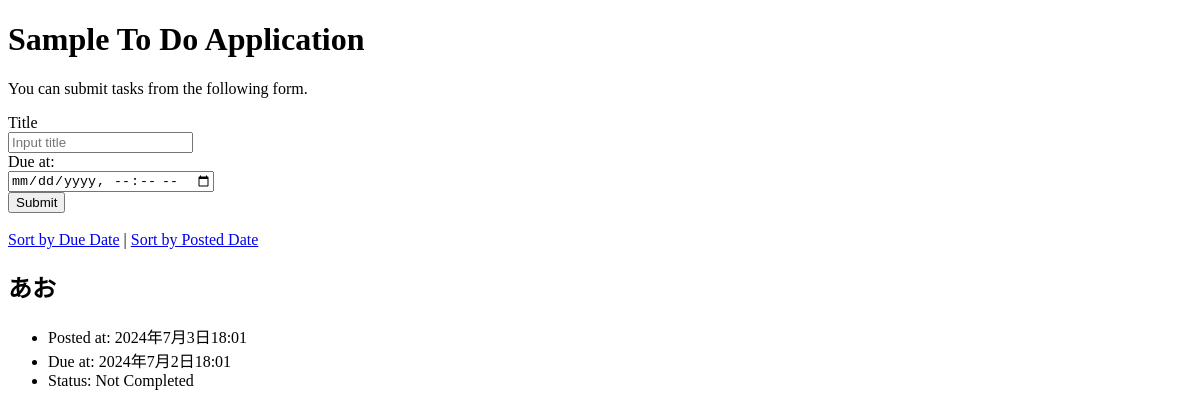
The app's page /, older data.
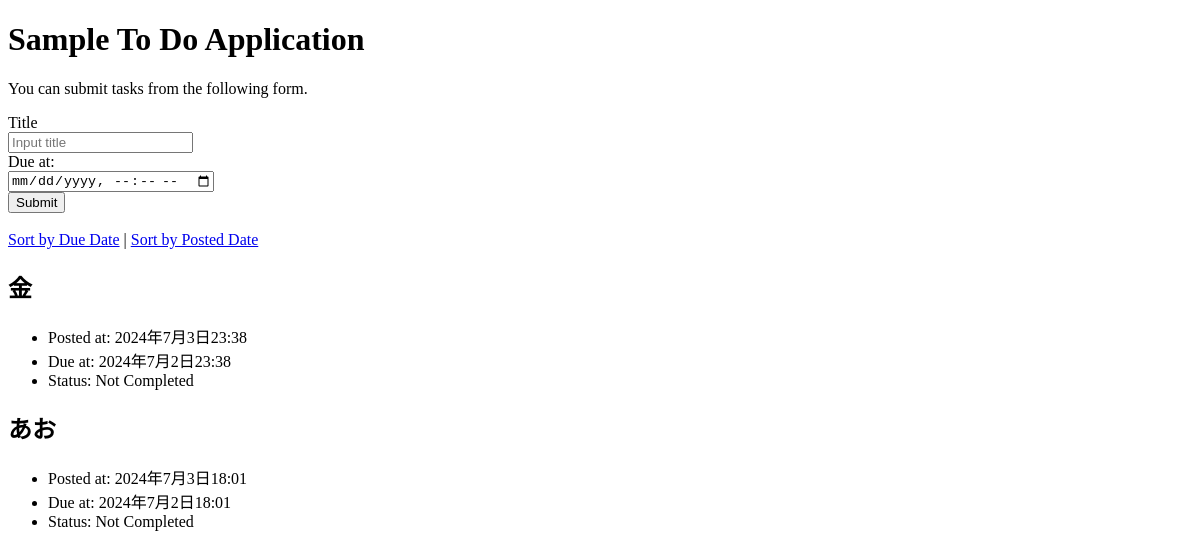
The same page, newer data.
### todo/models.py (models this page shows, shortened)
class Task(models.Model):
    title = models.CharField(max_length= 100)
    completed = models.BooleanField(default = False)
    posted_at = models.DateTimeField(default = timezone.now)
    due_at = models.DateTimeField(null = True, blank = True)

### todo/views.py (the view)
# urls.py: path('', todo_views.index, name='index'),
def index(request):
    if request.method == 'POST':
        task = Task(title=request.POST['title'],due_at = make_aware(parse_datetime(request.POST['due_at'])))
        task.save()
    if request.GET.get('order') == 'due':
        tasks = Task.objects.order_by('due_at')
    else:
        tasks = Task.objects.order_by('-posted_at')
    context = {
        'tasks' : tasks
    }
    return render(request, 'todo/index.html', context)

### todo/templates/todo/index.html (shortened to what this page needs)
{% load static %}
<!DOCTYPE html>
<html lang="ja">
  <head>
  </head>
  <body>
    <h1>Sample To Do Application</h1>
    <p>You can submit tasks from the following form.</p>
    <form action="{% url 'index' %}" method="post">
      <div>
        <label for="titleInput">Title</label><br>
        <input id="titleInput" name="title" type="text" placeholder="Input title">
      </div>
      <div>
        <label for="dueInput">Due at:</label><br>
        <input id="dueInput" name="due_at" type="datetime-local">
      </div>
      <div>
        <button type="submit">Submit</button>
      </div>
    </form>
    <br>
    <div>
      <a href="{% url 'index' %}?order=due">Sort by Due Date</a> |
      <a href="{% url 'index' %}?order=post">Sort by Posted Date</a>
    </div>
    {% for task in tasks %}
    <div class="text">
      <h2>{{ task.title }}</h2>
      <ul>
        <li>Posted at: {{ task.posted_at }}</li>
        {% if task.due_at %}
        <li>Due at: {{ task.due_at }}</li>
        {% endif %}
        {% if task.completed %}
        <li>Status: Completed</li>
        {% else %}
        <li>Status: Not Completed</li>
        {% endif %}
      </ul>
    </div>
    {% endfor %}
  </body>
</html>

Row changes from the older to the newer data that the page shows:
added Task: title "金", posted_at "2024年7月3日23:38", due_at "2024年7月2日23:38", completed "Status: Not Completed"
